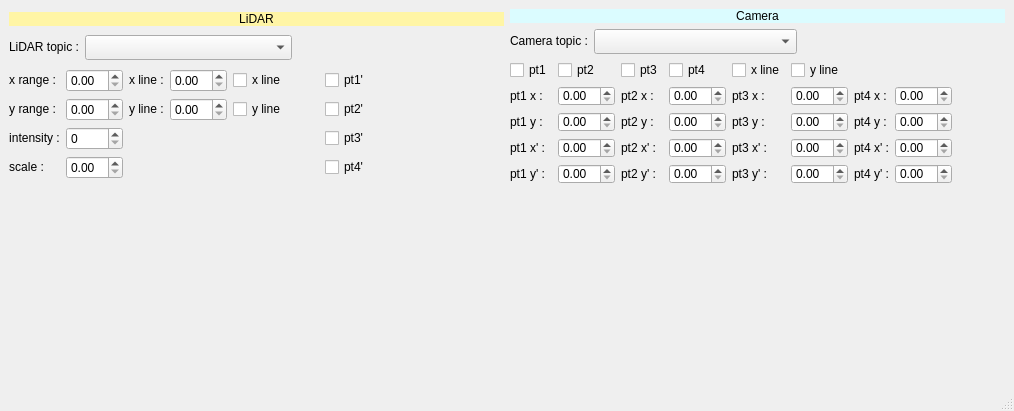
<?xml version="1.0" encoding="UTF-8"?>
<ui version="4.0">
 <class>MainWindow</class>
 <widget class="QMainWindow" name="MainWindow">
  <property name="geometry">
   <rect>
    <x>0</x>
    <y>0</y>
    <width>1014</width>
    <height>411</height>
   </rect>
  </property>
  <property name="windowTitle">
   <string>MainWindow</string>
  </property>
  <widget class="QWidget" name="centralwidget">
   <layout class="QGridLayout" name="gridLayout">
    <item row="2" column="0">
     <layout class="QVBoxLayout" name="verticalLayout_5">
      <item>
       <widget class="QLabel" name="label_2">
        <property name="sizePolicy">
         <sizepolicy hsizetype="Preferred" vsizetype="Preferred">
          <horstretch>0</horstretch>
          <verstretch>0</verstretch>
         </sizepolicy>
        </property>
        <property name="minimumSize">
         <size>
          <width>0</width>
          <height>0</height>
         </size>
        </property>
        <property name="frameShape">
         <enum>QFrame::NoFrame</enum>
        </property>
        <property name="text">
         <string/>
        </property>
        <property name="alignment">
         <set>Qt::AlignLeading|Qt::AlignLeft|Qt::AlignTop</set>
        </property>
       </widget>
      </item>
     </layout>
    </item>
    <item row="2" column="1">
     <layout class="QVBoxLayout" name="verticalLayout_6">
      <item>
       <widget class="QLabel" name="label">
        <property name="sizePolicy">
         <sizepolicy hsizetype="Preferred" vsizetype="Preferred">
          <horstretch>0</horstretch>
          <verstretch>0</verstretch>
         </sizepolicy>
        </property>
        <property name="minimumSize">
         <size>
          <width>0</width>
          <height>0</height>
         </size>
        </property>
        <property name="autoFillBackground">
         <bool>true</bool>
        </property>
        <property name="frameShape">
         <enum>QFrame::NoFrame</enum>
        </property>
        <property name="text">
         <string/>
        </property>
        <property name="alignment">
         <set>Qt::AlignLeading|Qt::AlignLeft|Qt::AlignTop</set>
        </property>
       </widget>
      </item>
     </layout>
    </item>
    <item row="0" column="0">
     <layout class="QVBoxLayout" name="verticalLayout">
      <item>
       <widget class="QLabel" name="label_5">
        <property name="sizePolicy">
         <sizepolicy hsizetype="Preferred" vsizetype="Fixed">
          <horstretch>0</horstretch>
          <verstretch>0</verstretch>
         </sizepolicy>
        </property>
        <property name="styleSheet">
         <string notr="true">background-color: rgb(255, 245, 165)</string>
        </property>
        <property name="text">
         <string>LiDAR</string>
        </property>
        <property name="alignment">
         <set>Qt::AlignCenter</set>
        </property>
       </widget>
      </item>
      <item>
       <layout class="QHBoxLayout" name="horizontalLayout_2">
        <item>
         <widget class="QLabel" name="label_35">
          <property name="sizePolicy">
           <sizepolicy hsizetype="Fixed" vsizetype="Fixed">
            <horstretch>0</horstretch>
            <verstretch>0</verstretch>
           </sizepolicy>
          </property>
          <property name="minimumSize">
           <size>
            <width>0</width>
            <height>20</height>
           </size>
          </property>
          <property name="text">
           <string>LiDAR topic :</string>
          </property>
         </widget>
        </item>
        <item>
         <widget class="QComboBox" name="comboBox">
          <property name="sizePolicy">
           <sizepolicy hsizetype="Preferred" vsizetype="Fixed">
            <horstretch>0</horstretch>
            <verstretch>0</verstretch>
           </sizepolicy>
          </property>
          <property name="minimumSize">
           <size>
            <width>200</width>
            <height>25</height>
           </size>
          </property>
         </widget>
        </item>
        <item>
         <widget class="QLabel" name="label_37">
          <property name="sizePolicy">
           <sizepolicy hsizetype="Preferred" vsizetype="Fixed">
            <horstretch>0</horstretch>
            <verstretch>0</verstretch>
           </sizepolicy>
          </property>
          <property name="minimumSize">
           <size>
            <width>0</width>
            <height>20</height>
           </size>
          </property>
          <property name="text">
           <string/>
          </property>
         </widget>
        </item>
       </layout>
      </item>
      <item>
       <layout class="QGridLayout" name="gridLayout_2">
        <item row="1" column="5">
         <widget class="QCheckBox" name="checkBox">
          <property name="text">
           <string>x line</string>
          </property>
         </widget>
        </item>
        <item row="2" column="5">
         <widget class="QCheckBox" name="checkBox_2">
          <property name="text">
           <string>y line</string>
          </property>
         </widget>
        </item>
        <item row="1" column="6">
         <widget class="QCheckBox" name="checkBox_4">
          <property name="text">
           <string>pt1'</string>
          </property>
         </widget>
        </item>
        <item row="2" column="4">
         <widget class="QDoubleSpinBox" name="doubleSpinBox_21">
          <property name="sizePolicy">
           <sizepolicy hsizetype="Fixed" vsizetype="Fixed">
            <horstretch>0</horstretch>
            <verstretch>0</verstretch>
           </sizepolicy>
          </property>
         </widget>
        </item>
        <item row="2" column="1">
         <widget class="QDoubleSpinBox" name="doubleSpinBox_2">
          <property name="sizePolicy">
           <sizepolicy hsizetype="Fixed" vsizetype="Fixed">
            <horstretch>0</horstretch>
            <verstretch>0</verstretch>
           </sizepolicy>
          </property>
          <property name="minimumSize">
           <size>
            <width>0</width>
            <height>20</height>
           </size>
          </property>
         </widget>
        </item>
        <item row="2" column="7">
         <widget class="QLabel" name="label_12">
          <property name="sizePolicy">
           <sizepolicy hsizetype="Preferred" vsizetype="Fixed">
            <horstretch>0</horstretch>
            <verstretch>0</verstretch>
           </sizepolicy>
          </property>
          <property name="minimumSize">
           <size>
            <width>0</width>
            <height>20</height>
           </size>
          </property>
          <property name="text">
           <string/>
          </property>
         </widget>
        </item>
        <item row="3" column="7">
         <widget class="QLabel" name="label_13">
          <property name="sizePolicy">
           <sizepolicy hsizetype="Preferred" vsizetype="Fixed">
            <horstretch>0</horstretch>
            <verstretch>0</verstretch>
           </sizepolicy>
          </property>
          <property name="minimumSize">
           <size>
            <width>0</width>
            <height>20</height>
           </size>
          </property>
          <property name="text">
           <string/>
          </property>
         </widget>
        </item>
        <item row="4" column="7">
         <widget class="QLabel" name="label_14">
          <property name="sizePolicy">
           <sizepolicy hsizetype="Preferred" vsizetype="Fixed">
            <horstretch>0</horstretch>
            <verstretch>0</verstretch>
           </sizepolicy>
          </property>
          <property name="minimumSize">
           <size>
            <width>0</width>
            <height>20</height>
           </size>
          </property>
          <property name="text">
           <string/>
          </property>
         </widget>
        </item>
        <item row="4" column="1">
         <widget class="QDoubleSpinBox" name="doubleSpinBox_3">
          <property name="sizePolicy">
           <sizepolicy hsizetype="Fixed" vsizetype="Fixed">
            <horstretch>0</horstretch>
            <verstretch>0</verstretch>
           </sizepolicy>
          </property>
          <property name="minimumSize">
           <size>
            <width>0</width>
            <height>20</height>
           </size>
          </property>
         </widget>
        </item>
        <item row="1" column="7">
         <widget class="QLabel" name="label_11">
          <property name="sizePolicy">
           <sizepolicy hsizetype="Preferred" vsizetype="Fixed">
            <horstretch>0</horstretch>
            <verstretch>0</verstretch>
           </sizepolicy>
          </property>
          <property name="minimumSize">
           <size>
            <width>0</width>
            <height>20</height>
           </size>
          </property>
          <property name="text">
           <string/>
          </property>
         </widget>
        </item>
        <item row="1" column="1">
         <widget class="QDoubleSpinBox" name="doubleSpinBox">
          <property name="sizePolicy">
           <sizepolicy hsizetype="Fixed" vsizetype="Fixed">
            <horstretch>0</horstretch>
            <verstretch>0</verstretch>
           </sizepolicy>
          </property>
          <property name="minimumSize">
           <size>
            <width>0</width>
            <height>20</height>
           </size>
          </property>
         </widget>
        </item>
        <item row="3" column="1">
         <widget class="QSpinBox" name="spinBox">
          <property name="sizePolicy">
           <sizepolicy hsizetype="Preferred" vsizetype="Fixed">
            <horstretch>0</horstretch>
            <verstretch>0</verstretch>
           </sizepolicy>
          </property>
          <property name="minimumSize">
           <size>
            <width>0</width>
            <height>20</height>
           </size>
          </property>
         </widget>
        </item>
        <item row="2" column="0">
         <widget class="QLabel" name="label_8">
          <property name="sizePolicy">
           <sizepolicy hsizetype="Fixed" vsizetype="Fixed">
            <horstretch>0</horstretch>
            <verstretch>0</verstretch>
           </sizepolicy>
          </property>
          <property name="minimumSize">
           <size>
            <width>0</width>
            <height>20</height>
           </size>
          </property>
          <property name="text">
           <string>y range :</string>
          </property>
          <property name="alignment">
           <set>Qt::AlignCenter</set>
          </property>
         </widget>
        </item>
        <item row="3" column="0">
         <widget class="QLabel" name="label_9">
          <property name="sizePolicy">
           <sizepolicy hsizetype="Fixed" vsizetype="Fixed">
            <horstretch>0</horstretch>
            <verstretch>0</verstretch>
           </sizepolicy>
          </property>
          <property name="minimumSize">
           <size>
            <width>0</width>
            <height>20</height>
           </size>
          </property>
          <property name="text">
           <string>intensity :</string>
          </property>
          <property name="alignment">
           <set>Qt::AlignCenter</set>
          </property>
         </widget>
        </item>
        <item row="1" column="4">
         <widget class="QDoubleSpinBox" name="doubleSpinBox_20">
          <property name="sizePolicy">
           <sizepolicy hsizetype="Fixed" vsizetype="Fixed">
            <horstretch>0</horstretch>
            <verstretch>0</verstretch>
           </sizepolicy>
          </property>
         </widget>
        </item>
        <item row="4" column="0">
         <widget class="QLabel" name="label_10">
          <property name="sizePolicy">
           <sizepolicy hsizetype="Fixed" vsizetype="Fixed">
            <horstretch>0</horstretch>
            <verstretch>0</verstretch>
           </sizepolicy>
          </property>
          <property name="minimumSize">
           <size>
            <width>0</width>
            <height>20</height>
           </size>
          </property>
          <property name="text">
           <string>scale :</string>
          </property>
          <property name="alignment">
           <set>Qt::AlignCenter</set>
          </property>
         </widget>
        </item>
        <item row="1" column="0">
         <widget class="QLabel" name="label_7">
          <property name="sizePolicy">
           <sizepolicy hsizetype="Fixed" vsizetype="Fixed">
            <horstretch>0</horstretch>
            <verstretch>0</verstretch>
           </sizepolicy>
          </property>
          <property name="minimumSize">
           <size>
            <width>0</width>
            <height>20</height>
           </size>
          </property>
          <property name="text">
           <string>x range :</string>
          </property>
          <property name="alignment">
           <set>Qt::AlignCenter</set>
          </property>
         </widget>
        </item>
        <item row="1" column="3">
         <widget class="QLabel" name="label_33">
          <property name="sizePolicy">
           <sizepolicy hsizetype="Fixed" vsizetype="Fixed">
            <horstretch>0</horstretch>
            <verstretch>0</verstretch>
           </sizepolicy>
          </property>
          <property name="minimumSize">
           <size>
            <width>0</width>
            <height>20</height>
           </size>
          </property>
          <property name="text">
           <string>x line :</string>
          </property>
         </widget>
        </item>
        <item row="2" column="3">
         <widget class="QLabel" name="label_34">
          <property name="sizePolicy">
           <sizepolicy hsizetype="Fixed" vsizetype="Fixed">
            <horstretch>0</horstretch>
            <verstretch>0</verstretch>
           </sizepolicy>
          </property>
          <property name="minimumSize">
           <size>
            <width>0</width>
            <height>20</height>
           </size>
          </property>
          <property name="text">
           <string>y line :</string>
          </property>
         </widget>
        </item>
        <item row="3" column="6">
         <widget class="QCheckBox" name="checkBox_8">
          <property name="text">
           <string>pt3'</string>
          </property>
         </widget>
        </item>
        <item row="2" column="6">
         <widget class="QCheckBox" name="checkBox_6">
          <property name="text">
           <string>pt2'</string>
          </property>
         </widget>
        </item>
        <item row="4" column="6">
         <widget class="QCheckBox" name="checkBox_10">
          <property name="text">
           <string>pt4'</string>
          </property>
         </widget>
        </item>
       </layout>
      </item>
     </layout>
    </item>
    <item row="0" column="1">
     <layout class="QVBoxLayout" name="verticalLayout_2">
      <item>
       <widget class="QLabel" name="label_4">
        <property name="sizePolicy">
         <sizepolicy hsizetype="Preferred" vsizetype="Fixed">
          <horstretch>0</horstretch>
          <verstretch>0</verstretch>
         </sizepolicy>
        </property>
        <property name="styleSheet">
         <string notr="true">background-color: rgb(219, 252, 255)</string>
        </property>
        <property name="text">
         <string>Camera</string>
        </property>
        <property name="alignment">
         <set>Qt::AlignCenter</set>
        </property>
       </widget>
      </item>
      <item>
       <layout class="QHBoxLayout" name="horizontalLayout_3">
        <item>
         <widget class="QLabel" name="label_36">
          <property name="sizePolicy">
           <sizepolicy hsizetype="Fixed" vsizetype="Fixed">
            <horstretch>0</horstretch>
            <verstretch>0</verstretch>
           </sizepolicy>
          </property>
          <property name="text">
           <string>Camera topic :</string>
          </property>
         </widget>
        </item>
        <item>
         <widget class="QComboBox" name="comboBox_2">
          <property name="sizePolicy">
           <sizepolicy hsizetype="Preferred" vsizetype="Fixed">
            <horstretch>0</horstretch>
            <verstretch>0</verstretch>
           </sizepolicy>
          </property>
          <property name="minimumSize">
           <size>
            <width>200</width>
            <height>25</height>
           </size>
          </property>
         </widget>
        </item>
        <item>
         <widget class="QLabel" name="label_38">
          <property name="sizePolicy">
           <sizepolicy hsizetype="Preferred" vsizetype="Fixed">
            <horstretch>0</horstretch>
            <verstretch>0</verstretch>
           </sizepolicy>
          </property>
          <property name="minimumSize">
           <size>
            <width>0</width>
            <height>20</height>
           </size>
          </property>
          <property name="text">
           <string/>
          </property>
         </widget>
        </item>
       </layout>
      </item>
      <item>
       <layout class="QGridLayout" name="gridLayout_3">
        <item row="1" column="1">
         <widget class="QDoubleSpinBox" name="doubleSpinBox_4">
          <property name="sizePolicy">
           <sizepolicy hsizetype="Fixed" vsizetype="Fixed">
            <horstretch>0</horstretch>
            <verstretch>0</verstretch>
           </sizepolicy>
          </property>
          <property name="minimumSize">
           <size>
            <width>0</width>
            <height>20</height>
           </size>
          </property>
         </widget>
        </item>
        <item row="3" column="3">
         <widget class="QDoubleSpinBox" name="doubleSpinBox_10">
          <property name="sizePolicy">
           <sizepolicy hsizetype="Fixed" vsizetype="Fixed">
            <horstretch>0</horstretch>
            <verstretch>0</verstretch>
           </sizepolicy>
          </property>
          <property name="minimumSize">
           <size>
            <width>0</width>
            <height>20</height>
           </size>
          </property>
         </widget>
        </item>
        <item row="2" column="1">
         <widget class="QDoubleSpinBox" name="doubleSpinBox_5">
          <property name="sizePolicy">
           <sizepolicy hsizetype="Fixed" vsizetype="Fixed">
            <horstretch>0</horstretch>
            <verstretch>0</verstretch>
           </sizepolicy>
          </property>
          <property name="minimumSize">
           <size>
            <width>0</width>
            <height>20</height>
           </size>
          </property>
         </widget>
        </item>
        <item row="2" column="3">
         <widget class="QDoubleSpinBox" name="doubleSpinBox_9">
          <property name="sizePolicy">
           <sizepolicy hsizetype="Fixed" vsizetype="Fixed">
            <horstretch>0</horstretch>
            <verstretch>0</verstretch>
           </sizepolicy>
          </property>
          <property name="minimumSize">
           <size>
            <width>0</width>
            <height>20</height>
           </size>
          </property>
         </widget>
        </item>
        <item row="4" column="2">
         <widget class="QLabel" name="label_17">
          <property name="sizePolicy">
           <sizepolicy hsizetype="Fixed" vsizetype="Fixed">
            <horstretch>0</horstretch>
            <verstretch>0</verstretch>
           </sizepolicy>
          </property>
          <property name="minimumSize">
           <size>
            <width>0</width>
            <height>20</height>
           </size>
          </property>
          <property name="text">
           <string>pt2 y' :</string>
          </property>
         </widget>
        </item>
        <item row="4" column="5">
         <widget class="QDoubleSpinBox" name="doubleSpinBox_15">
          <property name="sizePolicy">
           <sizepolicy hsizetype="Fixed" vsizetype="Fixed">
            <horstretch>0</horstretch>
            <verstretch>0</verstretch>
           </sizepolicy>
          </property>
          <property name="minimumSize">
           <size>
            <width>0</width>
            <height>20</height>
           </size>
          </property>
         </widget>
        </item>
        <item row="1" column="7">
         <widget class="QDoubleSpinBox" name="doubleSpinBox_16">
          <property name="sizePolicy">
           <sizepolicy hsizetype="Fixed" vsizetype="Fixed">
            <horstretch>0</horstretch>
            <verstretch>0</verstretch>
           </sizepolicy>
          </property>
          <property name="minimumSize">
           <size>
            <width>0</width>
            <height>20</height>
           </size>
          </property>
         </widget>
        </item>
        <item row="2" column="5">
         <widget class="QDoubleSpinBox" name="doubleSpinBox_13">
          <property name="sizePolicy">
           <sizepolicy hsizetype="Fixed" vsizetype="Fixed">
            <horstretch>0</horstretch>
            <verstretch>0</verstretch>
           </sizepolicy>
          </property>
          <property name="minimumSize">
           <size>
            <width>0</width>
            <height>20</height>
           </size>
          </property>
         </widget>
        </item>
        <item row="2" column="2">
         <widget class="QLabel" name="label_3">
          <property name="sizePolicy">
           <sizepolicy hsizetype="Fixed" vsizetype="Fixed">
            <horstretch>0</horstretch>
            <verstretch>0</verstretch>
           </sizepolicy>
          </property>
          <property name="minimumSize">
           <size>
            <width>0</width>
            <height>20</height>
           </size>
          </property>
          <property name="text">
           <string>pt2 y :</string>
          </property>
         </widget>
        </item>
        <item row="3" column="1">
         <widget class="QDoubleSpinBox" name="doubleSpinBox_6">
          <property name="sizePolicy">
           <sizepolicy hsizetype="Fixed" vsizetype="Fixed">
            <horstretch>0</horstretch>
            <verstretch>0</verstretch>
           </sizepolicy>
          </property>
          <property name="minimumSize">
           <size>
            <width>0</width>
            <height>20</height>
           </size>
          </property>
         </widget>
        </item>
        <item row="3" column="2">
         <widget class="QLabel" name="label_16">
          <property name="sizePolicy">
           <sizepolicy hsizetype="Fixed" vsizetype="Fixed">
            <horstretch>0</horstretch>
            <verstretch>0</verstretch>
           </sizepolicy>
          </property>
          <property name="minimumSize">
           <size>
            <width>0</width>
            <height>20</height>
           </size>
          </property>
          <property name="text">
           <string>pt2 x' :</string>
          </property>
         </widget>
        </item>
        <item row="1" column="3">
         <widget class="QDoubleSpinBox" name="doubleSpinBox_8">
          <property name="sizePolicy">
           <sizepolicy hsizetype="Fixed" vsizetype="Fixed">
            <horstretch>0</horstretch>
            <verstretch>0</verstretch>
           </sizepolicy>
          </property>
          <property name="minimumSize">
           <size>
            <width>0</width>
            <height>20</height>
           </size>
          </property>
         </widget>
        </item>
        <item row="4" column="3">
         <widget class="QDoubleSpinBox" name="doubleSpinBox_11">
          <property name="sizePolicy">
           <sizepolicy hsizetype="Fixed" vsizetype="Fixed">
            <horstretch>0</horstretch>
            <verstretch>0</verstretch>
           </sizepolicy>
          </property>
          <property name="minimumSize">
           <size>
            <width>0</width>
            <height>20</height>
           </size>
          </property>
         </widget>
        </item>
        <item row="1" column="5">
         <widget class="QDoubleSpinBox" name="doubleSpinBox_12">
          <property name="sizePolicy">
           <sizepolicy hsizetype="Fixed" vsizetype="Fixed">
            <horstretch>0</horstretch>
            <verstretch>0</verstretch>
           </sizepolicy>
          </property>
          <property name="minimumSize">
           <size>
            <width>0</width>
            <height>20</height>
           </size>
          </property>
         </widget>
        </item>
        <item row="1" column="2">
         <widget class="QLabel" name="label_6">
          <property name="sizePolicy">
           <sizepolicy hsizetype="Fixed" vsizetype="Fixed">
            <horstretch>0</horstretch>
            <verstretch>0</verstretch>
           </sizepolicy>
          </property>
          <property name="minimumSize">
           <size>
            <width>0</width>
            <height>20</height>
           </size>
          </property>
          <property name="text">
           <string>pt2 x :</string>
          </property>
         </widget>
        </item>
        <item row="4" column="1">
         <widget class="QDoubleSpinBox" name="doubleSpinBox_7">
          <property name="sizePolicy">
           <sizepolicy hsizetype="Fixed" vsizetype="Fixed">
            <horstretch>0</horstretch>
            <verstretch>0</verstretch>
           </sizepolicy>
          </property>
          <property name="minimumSize">
           <size>
            <width>0</width>
            <height>20</height>
           </size>
          </property>
         </widget>
        </item>
        <item row="4" column="0">
         <widget class="QLabel" name="label_22">
          <property name="sizePolicy">
           <sizepolicy hsizetype="Fixed" vsizetype="Fixed">
            <horstretch>0</horstretch>
            <verstretch>0</verstretch>
           </sizepolicy>
          </property>
          <property name="minimumSize">
           <size>
            <width>0</width>
            <height>20</height>
           </size>
          </property>
          <property name="text">
           <string>pt1 y' :</string>
          </property>
         </widget>
        </item>
        <item row="1" column="0">
         <widget class="QLabel" name="label_15">
          <property name="sizePolicy">
           <sizepolicy hsizetype="Fixed" vsizetype="Fixed">
            <horstretch>0</horstretch>
            <verstretch>0</verstretch>
           </sizepolicy>
          </property>
          <property name="minimumSize">
           <size>
            <width>0</width>
            <height>20</height>
           </size>
          </property>
          <property name="text">
           <string>pt1 x :</string>
          </property>
         </widget>
        </item>
        <item row="2" column="0">
         <widget class="QLabel" name="label_18">
          <property name="sizePolicy">
           <sizepolicy hsizetype="Fixed" vsizetype="Fixed">
            <horstretch>0</horstretch>
            <verstretch>0</verstretch>
           </sizepolicy>
          </property>
          <property name="minimumSize">
           <size>
            <width>0</width>
            <height>20</height>
           </size>
          </property>
          <property name="text">
           <string>pt1 y :</string>
          </property>
         </widget>
        </item>
        <item row="3" column="0">
         <widget class="QLabel" name="label_21">
          <property name="sizePolicy">
           <sizepolicy hsizetype="Fixed" vsizetype="Fixed">
            <horstretch>0</horstretch>
            <verstretch>0</verstretch>
           </sizepolicy>
          </property>
          <property name="minimumSize">
           <size>
            <width>0</width>
            <height>20</height>
           </size>
          </property>
          <property name="text">
           <string>pt1 x' :</string>
          </property>
         </widget>
        </item>
        <item row="2" column="4">
         <widget class="QLabel" name="label_20">
          <property name="sizePolicy">
           <sizepolicy hsizetype="Fixed" vsizetype="Fixed">
            <horstretch>0</horstretch>
            <verstretch>0</verstretch>
           </sizepolicy>
          </property>
          <property name="minimumSize">
           <size>
            <width>0</width>
            <height>20</height>
           </size>
          </property>
          <property name="text">
           <string>pt3 y :</string>
          </property>
         </widget>
        </item>
        <item row="4" column="4">
         <widget class="QLabel" name="label_24">
          <property name="sizePolicy">
           <sizepolicy hsizetype="Fixed" vsizetype="Fixed">
            <horstretch>0</horstretch>
            <verstretch>0</verstretch>
           </sizepolicy>
          </property>
          <property name="minimumSize">
           <size>
            <width>0</width>
            <height>20</height>
           </size>
          </property>
          <property name="text">
           <string>pt3 y' :</string>
          </property>
         </widget>
        </item>
        <item row="3" column="5">
         <widget class="QDoubleSpinBox" name="doubleSpinBox_14">
          <property name="sizePolicy">
           <sizepolicy hsizetype="Fixed" vsizetype="Fixed">
            <horstretch>0</horstretch>
            <verstretch>0</verstretch>
           </sizepolicy>
          </property>
          <property name="minimumSize">
           <size>
            <width>0</width>
            <height>20</height>
           </size>
          </property>
         </widget>
        </item>
        <item row="1" column="4">
         <widget class="QLabel" name="label_19">
          <property name="sizePolicy">
           <sizepolicy hsizetype="Fixed" vsizetype="Fixed">
            <horstretch>0</horstretch>
            <verstretch>0</verstretch>
           </sizepolicy>
          </property>
          <property name="minimumSize">
           <size>
            <width>0</width>
            <height>20</height>
           </size>
          </property>
          <property name="text">
           <string>pt3 x :</string>
          </property>
         </widget>
        </item>
        <item row="3" column="4">
         <widget class="QLabel" name="label_23">
          <property name="sizePolicy">
           <sizepolicy hsizetype="Fixed" vsizetype="Fixed">
            <horstretch>0</horstretch>
            <verstretch>0</verstretch>
           </sizepolicy>
          </property>
          <property name="minimumSize">
           <size>
            <width>0</width>
            <height>20</height>
           </size>
          </property>
          <property name="text">
           <string>pt3 x' :</string>
          </property>
         </widget>
        </item>
        <item row="2" column="7">
         <widget class="QDoubleSpinBox" name="doubleSpinBox_17">
          <property name="sizePolicy">
           <sizepolicy hsizetype="Fixed" vsizetype="Fixed">
            <horstretch>0</horstretch>
            <verstretch>0</verstretch>
           </sizepolicy>
          </property>
          <property name="minimumSize">
           <size>
            <width>0</width>
            <height>20</height>
           </size>
          </property>
         </widget>
        </item>
        <item row="2" column="6">
         <widget class="QLabel" name="label_26">
          <property name="sizePolicy">
           <sizepolicy hsizetype="Fixed" vsizetype="Fixed">
            <horstretch>0</horstretch>
            <verstretch>0</verstretch>
           </sizepolicy>
          </property>
          <property name="minimumSize">
           <size>
            <width>0</width>
            <height>20</height>
           </size>
          </property>
          <property name="text">
           <string>pt4 y :</string>
          </property>
         </widget>
        </item>
        <item row="4" column="6">
         <widget class="QLabel" name="label_28">
          <property name="sizePolicy">
           <sizepolicy hsizetype="Fixed" vsizetype="Fixed">
            <horstretch>0</horstretch>
            <verstretch>0</verstretch>
           </sizepolicy>
          </property>
          <property name="minimumSize">
           <size>
            <width>0</width>
            <height>20</height>
           </size>
          </property>
          <property name="text">
           <string>pt4 y' :</string>
          </property>
         </widget>
        </item>
        <item row="3" column="6">
         <widget class="QLabel" name="label_27">
          <property name="sizePolicy">
           <sizepolicy hsizetype="Fixed" vsizetype="Fixed">
            <horstretch>0</horstretch>
            <verstretch>0</verstretch>
           </sizepolicy>
          </property>
          <property name="minimumSize">
           <size>
            <width>0</width>
            <height>20</height>
           </size>
          </property>
          <property name="text">
           <string>pt4 x' :</string>
          </property>
         </widget>
        </item>
        <item row="4" column="7">
         <widget class="QDoubleSpinBox" name="doubleSpinBox_19">
          <property name="sizePolicy">
           <sizepolicy hsizetype="Fixed" vsizetype="Fixed">
            <horstretch>0</horstretch>
            <verstretch>0</verstretch>
           </sizepolicy>
          </property>
          <property name="minimumSize">
           <size>
            <width>0</width>
            <height>20</height>
           </size>
          </property>
         </widget>
        </item>
        <item row="3" column="7">
         <widget class="QDoubleSpinBox" name="doubleSpinBox_18">
          <property name="sizePolicy">
           <sizepolicy hsizetype="Fixed" vsizetype="Fixed">
            <horstretch>0</horstretch>
            <verstretch>0</verstretch>
           </sizepolicy>
          </property>
          <property name="minimumSize">
           <size>
            <width>0</width>
            <height>20</height>
           </size>
          </property>
         </widget>
        </item>
        <item row="1" column="6">
         <widget class="QLabel" name="label_25">
          <property name="sizePolicy">
           <sizepolicy hsizetype="Fixed" vsizetype="Fixed">
            <horstretch>0</horstretch>
            <verstretch>0</verstretch>
           </sizepolicy>
          </property>
          <property name="minimumSize">
           <size>
            <width>0</width>
            <height>20</height>
           </size>
          </property>
          <property name="text">
           <string>pt4 x :</string>
          </property>
         </widget>
        </item>
        <item row="1" column="8">
         <widget class="QLabel" name="label_29">
          <property name="sizePolicy">
           <sizepolicy hsizetype="Preferred" vsizetype="Fixed">
            <horstretch>0</horstretch>
            <verstretch>0</verstretch>
           </sizepolicy>
          </property>
          <property name="minimumSize">
           <size>
            <width>0</width>
            <height>20</height>
           </size>
          </property>
          <property name="text">
           <string/>
          </property>
         </widget>
        </item>
        <item row="2" column="8">
         <widget class="QLabel" name="label_30">
          <property name="sizePolicy">
           <sizepolicy hsizetype="Preferred" vsizetype="Fixed">
            <horstretch>0</horstretch>
            <verstretch>0</verstretch>
           </sizepolicy>
          </property>
          <property name="minimumSize">
           <size>
            <width>0</width>
            <height>20</height>
           </size>
          </property>
          <property name="text">
           <string/>
          </property>
         </widget>
        </item>
        <item row="3" column="8">
         <widget class="QLabel" name="label_31">
          <property name="sizePolicy">
           <sizepolicy hsizetype="Preferred" vsizetype="Fixed">
            <horstretch>0</horstretch>
            <verstretch>0</verstretch>
           </sizepolicy>
          </property>
          <property name="minimumSize">
           <size>
            <width>0</width>
            <height>20</height>
           </size>
          </property>
          <property name="text">
           <string/>
          </property>
         </widget>
        </item>
        <item row="4" column="8">
         <widget class="QLabel" name="label_32">
          <property name="sizePolicy">
           <sizepolicy hsizetype="Preferred" vsizetype="Fixed">
            <horstretch>0</horstretch>
            <verstretch>0</verstretch>
           </sizepolicy>
          </property>
          <property name="minimumSize">
           <size>
            <width>0</width>
            <height>20</height>
           </size>
          </property>
          <property name="text">
           <string/>
          </property>
         </widget>
        </item>
        <item row="0" column="0">
         <widget class="QCheckBox" name="checkBox_3">
          <property name="text">
           <string>pt1</string>
          </property>
         </widget>
        </item>
        <item row="0" column="1">
         <widget class="QCheckBox" name="checkBox_5">
          <property name="text">
           <string>pt2</string>
          </property>
         </widget>
        </item>
        <item row="0" column="2">
         <widget class="QCheckBox" name="checkBox_7">
          <property name="text">
           <string>pt3</string>
          </property>
         </widget>
        </item>
        <item row="0" column="3">
         <widget class="QCheckBox" name="checkBox_9">
          <property name="text">
           <string>pt4</string>
          </property>
         </widget>
        </item>
        <item row="0" column="4">
         <widget class="QCheckBox" name="checkBox_11">
          <property name="text">
           <string>x line</string>
          </property>
         </widget>
        </item>
        <item row="0" column="5">
         <widget class="QCheckBox" name="checkBox_12">
          <property name="text">
           <string>y line</string>
          </property>
         </widget>
        </item>
       </layout>
      </item>
     </layout>
    </item>
   </layout>
  </widget>
  <widget class="QMenuBar" name="menubar">
   <property name="geometry">
    <rect>
     <x>0</x>
     <y>0</y>
     <width>1014</width>
     <height>25</height>
    </rect>
   </property>
  </widget>
  <widget class="QStatusBar" name="statusbar"/>
 </widget>
 <resources/>
 <connections/>
</ui>
